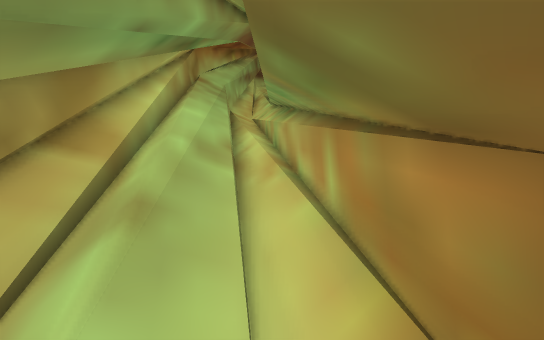
view 1 (above)

13 first-person views from a walk through a Godot game level. The camera is 1.5 m above the floor, tilts 12° down and sees 85° across. The floor is counted in squares, 0.5 m on a side. Each view is taken from the middle of a square. On the plan, view 1 faces up. The plan holds only what a view shows up to about 20 squares ahead; the rest is blank. The place goes on beyond the plan.

view 2
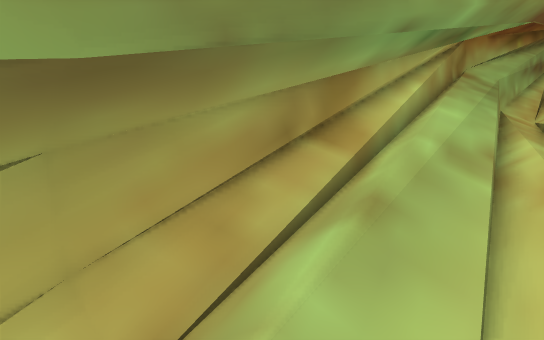

view 3
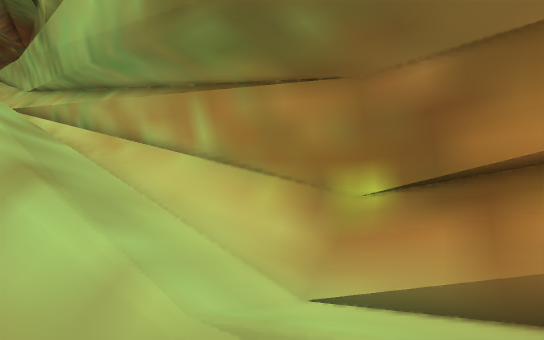

view 4
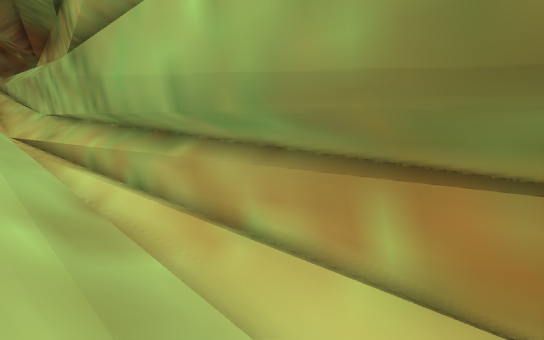

view 5
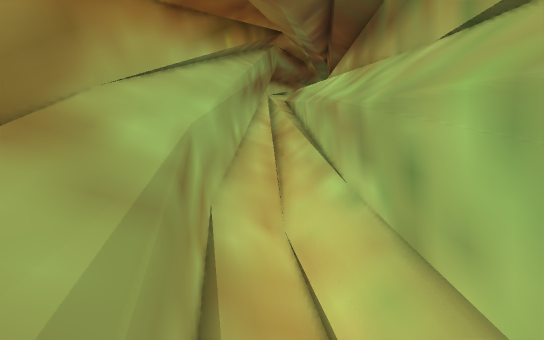

view 6
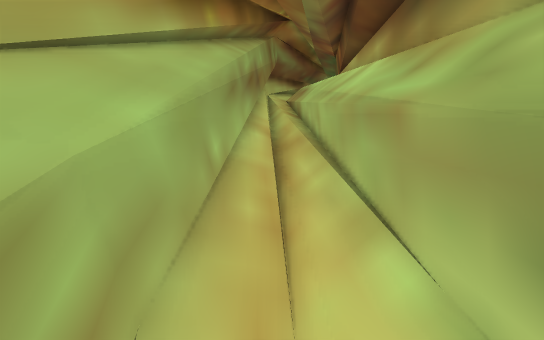

view 7
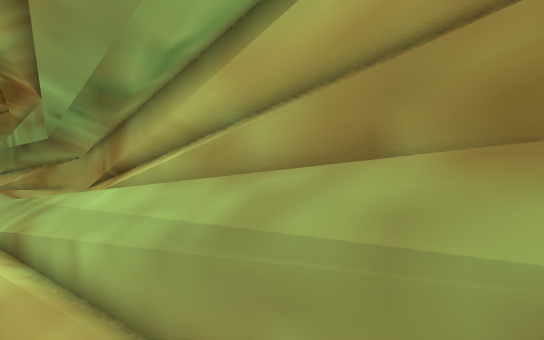

view 8
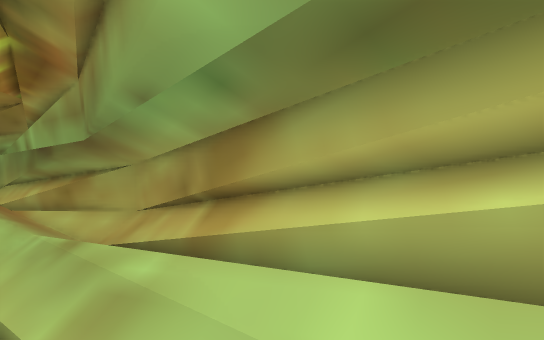

view 9
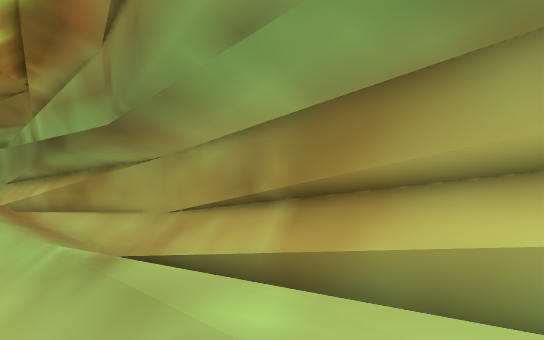

view 10
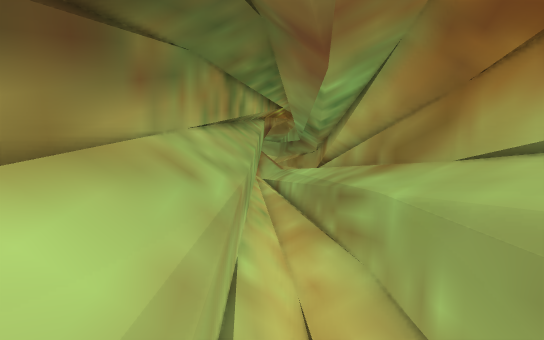

view 11
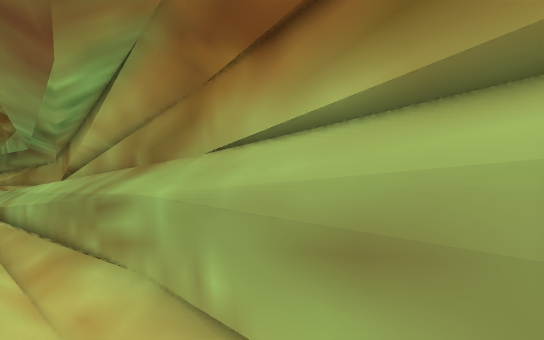

view 12
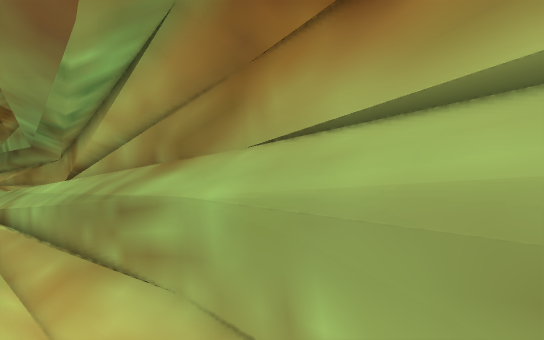

view 13
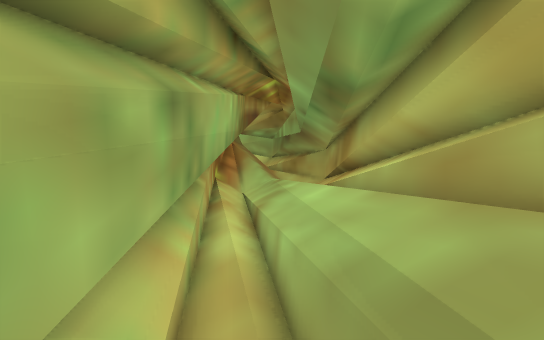

### Floor plan
Key: @ floor where view 1 was taken; # wall or solid block; . main floor; : floor 0.25 m higher than the main floor; - floor 0.25 m lower than the main floor; _ floor 0.5 m lower than the main floor; / step, stairs or slope; = window, fence, low wall or low ledge; ^ raised ledge.
Columns run from 6 left of view 1 to 2 right of it. Each row starts with its distance up from view 1.
 33    #//=#
 32   ##//=#
 31   ##//=#
 30  ##^//=#
 29  ###//^#
 28  #^=//^#
 27  #^=//^#
 26  #^=//^#
 25 #^^///^#
 24 #^^:./^#
 23 ##^=./^#
 22 ##^=./##
 21 ##^=./#
 20 ##^=./#
 19 ^##=./#
 18 ^##=/.#
 17 ^###/.#
 16 ^^##=.#
 15 ^^ ^-.#
 14 ^^ ^:.#
 13 ^^ ^//#
 12 =^ ^//#
 11  ^ #//#
 10 =^ #//#
  9  ^ #//#
  8 =^^#//#
  7 =^##//#
  6 =^#///#
  5 =##///##
  4  ##///##
  3  ##////#
  2  #/////#
  1  #/////#
  0  ##///@##
 -1   #//_ ##
 -2   ##/_
 -3   ##

Positions as (right, up) in squares from view 1, and headings:
1: (0, 0), facing up
2: (0, 0), facing up-left
3: (-3, -1), facing up-right
4: (-3, 4), facing up-right
5: (-2, 18), facing up
6: (-2, 22), facing up
7: (-1, 22), facing down-left
8: (-1, 14), facing down-left
9: (-1, 11), facing down-left
10: (-1, 32), facing down
11: (-1, 32), facing down-left
12: (-1, 30), facing down-left
13: (-2, 21), facing down
